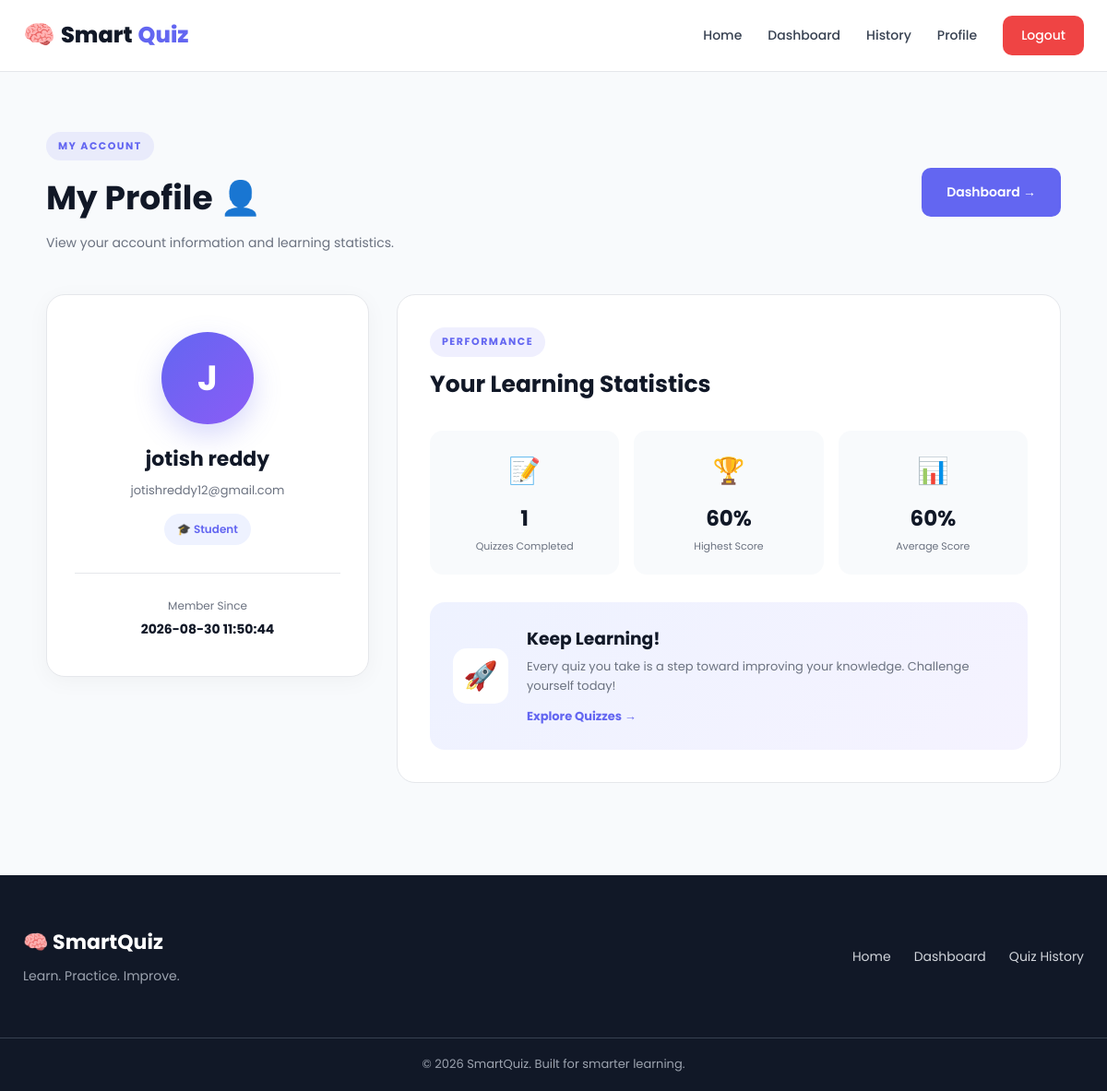
Screenshot of /profile (signed in) with the database file from the repository.
### tables this page shows
CREATE TABLE users (
            id INTEGER PRIMARY KEY AUTOINCREMENT,
            name TEXT NOT NULL,
            email TEXT UNIQUE NOT NULL,
            password TEXT NOT NULL,
            role TEXT DEFAULT 'student',
            created_at TEXT DEFAULT CURRENT_TIMESTAMP
        );

### app.py (the view)
@app.route("/profile")
@login_required
def profile():
    conn = get_db_connection()
    user = conn.execute("""
        SELECT id, name, email, role, created_at
        FROM users
        WHERE id = ?
    """, (session["user_id"],)).fetchone()
    stats = conn.execute("""
        SELECT
            COUNT(*) AS total_quizzes,
            COALESCE(MAX(percentage), 0) AS highest_score,
            COALESCE(AVG(percentage), 0) AS average_score
        FROM results
        WHERE user_id = ?
    """, (session["user_id"],)).fetchone()
    conn.close()
    return render_template(
        "profile.html",
        user=user,
        stats=stats
    )

### app.py (called while the page is built)
def get_db_connection():
    conn = sqlite3.connect(DATABASE)
    conn.row_factory = sqlite3.Row
    return conn

def login_required(f):
    @wraps(f)
    def decorated_function(*args, **kwargs):
        if "user_id" not in session:
            flash("Please login first!", "warning")
            return redirect(url_for("login"))
        return f(*args, **kwargs)
    return decorated_function

### templates/profile.html (shortened to what this page needs)
{% extends "base.html" %}
{% block content %}
<section class="profile-page">
    <div class="page-header">
        <div>
            <span class="section-tag">MY ACCOUNT</span>
            <h1>My Profile 👤</h1>
            <p>View your account information and learning statistics.</p>
        </div>
        <a href="{{ url_for('dashboard') }}" class="btn btn-primary">
            Dashboard →
        </a>
    </div>
    <div class="profile-grid">
        <div class="profile-card">
            <div class="profile-avatar">
                {{ user.name[0]|upper }}
            </div>
            <h2>{{ user.name }}</h2>
            <p class="profile-email">
                {{ user.email }}
            </p>
            <span class="profile-role">
                🎓 {{ user.role|capitalize }}
            </span>
            <div class="profile-member">
                <span>Member Since</span>
                <strong>
                    {{ user.created_at }}
                </strong>
            </div>
        </div>
        <div class="profile-stats-section">
            <div class="profile-stats-header">
                <span class="section-tag">
                    PERFORMANCE
                </span>
                <h2>Your Learning Statistics</h2>
            </div>
            <div class="profile-stats-grid">
                <div class="profile-stat-card">
                    <div class="profile-stat-icon">
                        📝
                    </div>
                    <div>
                        <h3>{{ stats.total_quizzes }}</h3>
                        <p>Quizzes Completed</p>
                    </div>
                </div>
                <div class="profile-stat-card">
                    <div class="profile-stat-icon">
                        🏆
                    </div>
                    <div>
                        <h3>
                            {{ "%.0f"|format(stats.highest_score) }}%
                        </h3>
                        <p>Highest Score</p>
                    </div>
                </div>
                <div class="profile-stat-card">
                    <div class="profile-stat-icon">
                        📊
                    </div>
                    <div>
                        <h3>
                            {{ "%.0f"|format(stats.average_score) }}%
                        </h3>
                        <p>Average Score</p>
                    </div>
                </div>
            </div>
            <div class="profile-motivation">
                <div class="motivation-icon">
                    🚀
                </div>
                <div>
                    <h3>Keep Learning!</h3>
                    <p>
                        Every quiz you take is a step toward improving
                        your knowledge. Challenge yourself today!
                    </p>
                    <a
                        href="{{ url_for('dashboard') }}"
                        class="text-link"
                    >
                        Explore Quizzes →
                    </a>
                </div>
            </div>
        </div>
    </div>
</section>
{% endblock %}

### static/style.css (style rules this page uses)
:root { --primary: #6366f1; --primary-dark: #4f46e5; --secondary: #8b5cf6; --accent: #06b6d4; --dark: #111827; --dark-light: #1f2937; --text: #374151; --text-light: #6b7280; --white: #ffffff; --background: #f8fafc; --border: #e5e7eb; --success: #10b981; --warning: #f59e0b; --danger: #ef4444; --shadow: 0 10px 30px rgba(0, 0, 0, 0.08); --shadow-lg: 0 20px 50px rgba(0, 0, 0, 0.12); --radius: 16px; --transition: all 0.3s ease; }
* { margin: 0; padding: 0; box-sizing: border-box; }
html { scroll-behavior: smooth; }
body { font-family: "Poppins", sans-serif; background: var(--background); color: var(--text); line-height: 1.6; overflow-x: hidden; }
a { text-decoration: none; color: inherit; }
.btn { display: inline-flex; align-items: center; justify-content: center; gap: 8px; padding: 13px 25px; border-radius: 10px; font-size: 14px; font-weight: 600; transition: var(--transition); }
.btn-primary { background: var(--primary); color: white; border: 2px solid var(--primary); }
.section-tag { display: inline-block; font-size: 11px; font-weight: 700; letter-spacing: 1.5px; color: var(--primary); background: rgba(99, 102, 241, 0.1); padding: 7px 13px; border-radius: 20px; }
.page-header { max-width: 1250px; margin: 0 auto 45px; display: flex; align-items: center; justify-content: space-between; gap: 25px; }
.page-header h1 { color: var(--dark); font-size: 36px; margin: 12px 0 8px; }
.page-header p { color: var(--text-light); font-size: 14px; }
.profile-page { max-width: 1150px; margin: auto; padding: 65px 25px 100px; }
.profile-grid { display: grid; grid-template-columns: 350px 1fr; gap: 30px; align-items: start; }
.profile-card { background: white; border: 1px solid var(--border); border-radius: 20px; padding: 40px 30px; text-align: center; box-shadow: 0 5px 25px rgba(0, 0, 0, 0.04); }
.profile-avatar { width: 100px; height: 100px; margin: 0 auto 20px; border-radius: 50%; background: linear-gradient( 135deg, var(--primary), var(--secondary) ); display: flex; align-items: center; justify-content: center; color: white; font-size: 38px; font-weight: 700; box-shadow: 0 12px 30px rgba(99, 102, 241, 0.25); }
.profile-card h2 { color: var(--dark); font-size: 22px; margin-bottom: 6px; }
.profile-email { color: var(--text-light); font-size: 13px; margin-bottom: 15px; word-break: break-word; }
.profile-role { display: inline-block; padding: 7px 14px; border-radius: 20px; background: #eef2ff; color: var(--primary); font-size: 12px; font-weight: 600; }
.profile-member { margin-top: 30px; padding-top: 25px; border-top: 1px solid var(--border); display: flex; flex-direction: column; gap: 5px; }
.profile-member span { color: var(--text-light); font-size: 12px; }
.profile-member strong { color: var(--dark); font-size: 14px; }
.profile-stats-section { background: white; border: 1px solid var(--border); border-radius: 20px; padding: 35px; }
.profile-stats-header h2 { color: var(--dark); font-size: 25px; margin-top: 10px; }
.profile-stats-grid { display: grid; grid-template-columns: repeat(3, 1fr); gap: 16px; margin: 30px 0; }
.profile-stat-card { background: var(--background); border-radius: 14px; padding: 22px 15px; text-align: center; }
.profile-stat-icon { font-size: 28px; margin-bottom: 10px; }
.profile-stat-card h3 { color: var(--dark); font-size: 23px; margin-bottom: 3px; }
.profile-stat-card p { color: var(--text-light); font-size: 11px; }
.profile-motivation { background: linear-gradient( 135deg, #eef2ff, #f5f3ff ); border-radius: 16px; padding: 25px; display: flex; align-items: center; gap: 20px; }
.motivation-icon { width: 60px; height: 60px; flex-shrink: 0; background: white; border-radius: 15px; display: flex; align-items: center; justify-content: center; font-size: 30px; }
.profile-motivation h3 { color: var(--dark); margin-bottom: 5px; }
.profile-motivation p { color: var(--text-light); font-size: 13px; margin-bottom: 8px; }
.text-link { color: var(--primary); font-size: 13px; font-weight: 700; }

### rows the page displays
users: name "J", name "jotish reddy", email "jotishreddy12@gmail.com", role "Student", created_at "2026-08-30 11:50:44"

### other values shown
{{ stats.total_quizzes }} "1"
{{ "%.0f"|format(stats.highest_score) }} "60"
{{ "%.0f"|format(stats.average_score) }} "60"
